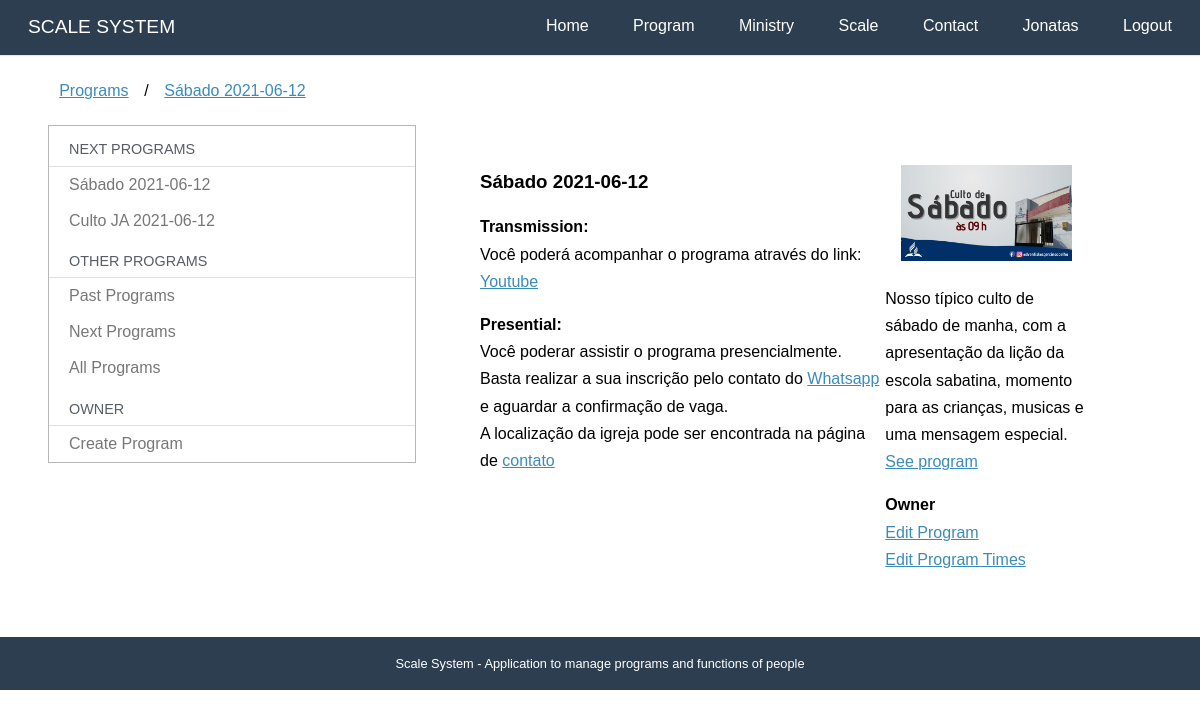
/programs/42 (signed in), run on the app's committed database.
### accounts/models.py (models this page shows, shortened)
class User(AbstractBaseUser, PermissionsMixin):
    username = models.CharField(_('User Name'), max_length=30, unique=True,
        validators = [validators.RegexValidator(re.compile('^[\w.@+-]+$'),
            'O nome de usuário não pode conter letras, digitos ou os seguintes caracteres: @/./+/-/+')])
    email = models.EmailField(_('E-mail'), unique=True)
    name = models.CharField(_('Name'), max_length=100, blank=True)
    is_active = models.BooleanField(_('Is Active?'), blank=True, default=True)
    is_staff = models.BooleanField(_('Is Staff?'), blank=True, default=False)
    date_joined = models.DateTimeField(_('Entry date'), auto_now_add = True)
    first_access = models.BooleanField(_('Already logged in?'), blank=True, default=False)
    objects = UserManager()
    USERNAME_FIELD  = 'username'
    REQUIRED_FIELDS = ['email']
    def __str__(self):
        return self.name or self.username
    def get_full_name(self):
        return str(self)
    def get_first_name(self):
        return self.get_full_name().split()[0]
    class Meta:
        verbose_name= 'Usuário'
        verbose_name_plural = 'Usuários'
        ordering = ['username']

### programs/models.py (models this page shows, shortened)
class Program (models.Model):
    SATURDAY = 'SA'
    SATURDAYAFTERNOON = 'JA'
    WEDNESDAY = 'WE'
    SUNDAY = 'SN'
    FRIDAY = 'FR'
    SPECIAL = 'SP'
    WEEKPFPRAYER = 'WP'
    PROGRAMTYPES = [
        (SATURDAY, 'Saturday'),
        (SATURDAYAFTERNOON, 'Saturday afternoon'),
        (WEDNESDAY, 'Wednesday'),
        (SUNDAY,'Sunday'),
        (FRIDAY, 'Friday'),
        (SPECIAL, 'Special'),
        (WEEKPFPRAYER,'Week of Prayer')
    ]
    name = models.CharField(_("Name"), max_length=50, null=True,blank=True)
    type_name = models.CharField(
        max_length=2,
        choices=PROGRAMTYPES,
        default = SATURDAY
    )
    description = models.TextField(_('Simple Description'), blank=True)
    date = models.DateField(_("Date"), auto_now=False, auto_now_add=False, null=True,blank=False)
    image = models.ImageField(_("Image"), upload_to='program',null=True,blank=True)
    transmission = models.URLField(_("Transmission Link"), max_length=200,null=True,blank=True)
    room = models.URLField(_("Room Link"), max_length=200,null=True,blank=True)
    presential = models.BooleanField(_("Presential?"),default=False)
    iscription = models.BooleanField(_("Needs subscription?"),default=True)
    created_at = models.DateTimeField(_("Created at"), auto_now_add=True)
    updated_at = models.DateTimeField(_('Updated at'), auto_now=True)
    def typeprogram(self):
        for l in Program.PROGRAMTYPES:
            if l[0] == self.type_name:
                return _(l[1])
        return ""
    def __str__(self):
        return (self.name or self.typeprogram()) + ((' '+str(self.date)) if self.date else (" " + _("Template")))
    class Meta:
        verbose_name = _("Program")
        verbose_name_plural = _("Programs")
        ordering = ['date']

### programs/views.py (the view)
# urls.py: path('<int:program>', views.description,  name='description'),
def description(request, program):
    template_name = "programs/description.html"
    pg = get_object_or_404(Program.objects,pk=program)
    context = {'program':pg}
    context['resume'] = utils.resume_programs()
    return render(request, template_name, context)

### core/templatetags/call_method.py (called while the page is built)
@register.filter(name='has_group')
def has_group(user, group_name):
    return user.groups.filter(name=group_name).exists()

@register.filter(name='has_ministry')
def has_ministry(user):
    if my_engaged(user) or my_ministries(user):
        return True
    return False

### ministries/utils.py (called while the page is built)
def my_engaged(user):
    def m(x):
        return [x.ministry]
    def r(x,a):
        if x[0] and x[0] not in a:
            a.append(x[0])
        return a
    functions = list(Function.objects.filter(people = user))
    prog = ProgramTime.objects.filter(person = user, program__date__gte = datetime.date.today())
    for pg in prog:
        functions.append(pg.func())
    if functions:
        return reduce(r,map(m,functions))
    else:
        return []

### programs/utils.py (called while the page is built)
def resume_programs():
    return Program.objects.filter(date__gte = date.today())[:3]

### programs/templates/programs/description.html (shortened to what this page needs)
{% extends "programs/dashboard.html" %}
{% load i18n static %}
{% block breadcrumb %}
{{ block.super }}
<li>/</li>
<li><a href="{% url 'programs:description' program.pk %}">{{program}}</a></li>
{% endblock %}
{% block dashboard_content %}
<div class="pure-g-r content-ribbon">
    <div class="pure-u-2-3">
        <h3>{{program}}</h3>
        {% block description_content %}
        <div>
            {% if program.transmission %}
            <p>
                <strong>{% translate "Transmission:"%}</strong><br>
                Você poderá acompanhar o programa através do link:
                <a href="{{program.transmission}}">Youtube</a>
            </p>
            {% endif %}
            {% if program.presential %}
            <p>
                <strong>{% translate "Presential:"%}</strong><br>
                Você poderar assistir o programa presencialmente.
                {% if program.iscription %}
                Basta realizar a sua inscrição pelo contato do
                <a href="#">Whatsapp</a> e aguardar a confirmação
                de vaga.
                {% endif %}
                <br>A localização da igreja pode ser encontrada na página de
                <a href="{% url 'core:contact' %}">contato</a>
            </p>
            {% endif %}
        </div>
        {% endblock %}
    </div>
    <div class="pure-u-1-3">
        <div class="l-box">
            {% if program.image %}
            <img src="{{ program.image.url }}" alt="{{ program }}" />
            {% else %}
            <img src="{% static 'programs/img/400x250.png' %}" alt="{{ program }}" />
            {% endif %}
        </div>
        <p> {{program.description}}<br>
            {% block cross_link %}
            <a href="{% url 'programs:program' program.pk %}">{% translate "See program" %}</a>
            {% endblock %}
        </p>
        {% if perms.programs.change_program %}
        <p>
            <strong>{% translate "Owner"%}</strong><br>
            <a href="{% url 'programs:edit' program.pk %}">{% translate "Edit Program"%}</a><br>
            <a href="{% url 'programs:edit-time' program.pk %}">{% translate "Edit Program Times"%}</a>
        </p>
        {% endif %}
    </div>
</div>
{% endblock %}

### programs/templates/programs/dashboard.html
{% extends "base.html" %}
{% load i18n %}
{% block content %}
<div class="pure-g-r content-ribbon">
    <div class="pure-u-1">
        <ul class="breadcrumb">
            {% block breadcrumb %}
            <li><a href="{% url 'programs:dashboard' %}">{% translate "Programs" %}</a></li>
            {% endblock %}
        </ul>
    </div>
    <div class="pure-u-1-3">
        <div class="pure-menu pure-menu-open">
            <a class="pure-menu-heading">{% translate "Next Programs" %}</a>
            <ul>
                {% if resume %}
                {% for pg in resume %}
                <li><a href="{% url 'programs:description' pg.pk %}">{{pg}}</a></li>
                {% endfor %}
                {% else %}
                {% translate "There are no one programs soon" %}
                {% endif %}
                <li class="pure-menu-heading">{% translate "Other Programs" %}</li>
                <li><a href="{% url 'programs:past' %}">{% translate "Past Programs" %}</a></li>
                <li><a href="{% url 'programs:next' %}">{% translate "Next Programs" %}</a></li>
                <li><a href="{% url 'programs:all' %}">{% translate "All Programs" %}</a></li>
                {% if perms.programs.add_program %}
                <li class="pure-menu-heading">{% translate "Owner" %}</li>
                <li><a href="{% url 'programs:register' %}">{% translate "Create Program" %}</a></li>
                {% endif %}
            </ul>
        </div>
    </div>
    <div class="pure-u-2-3">
        <div class="inner">
            {% block dashboard_content %}
            {% endblock %}
        </div>
    </div>
</div>
{% endblock %}

### core/templates/base.html (shortened to what this page needs)
<!doctype html>
{% load static %}
{% load i18n call_method%}
<html lang="en">
<head>
    <link rel="stylesheet" href="{% static 'core/css/pure-min.css' %}">
    <link rel="stylesheet" href="{% static 'core/css/styles.css' %}" />
</head>
<body>
    <div class="header">
        <div class="home-menu pure-menu pure-menu-open pure-menu-horizontal pure-menu-fixed">
            <a class="pure-menu-heading" href="{% url 'core:home' %}">{% translate "SCALE SYSTEM"%}</a>
            <ul>
                <li class="pure-menu-selected"><a href="{% url 'core:home' %}">{% translate "Home" %}</a></li>
                <li><a href="{% url 'programs:dashboard' %}">{% translate "Program" %}</a></li>
                {% if user.is_authenticated %}
                <li><a href="{% url 'ministries:dashboard' %}">{% translate "Ministry" %}</a></li>
                {% if user|has_ministry %}
                <li><a href="{% url 'scales:dashboard' %}">{% translate "Scale" %}</a></li>
                {% endif %}
                {% endif %}
                <li><a href="{% url 'core:contact' %}">{% translate "Contact" %}</a></li>
                {% if user.is_authenticated %}
                <li><a href="{% url 'accounts:dashboard' %}">{{user.get_first_name}}</a></li>
                <li><a href="{% url 'accounts:logout' %}">{% translate "Logout" %}</a></li>
                {% else %}
                <li><a href="{% url 'accounts:login' %}">{% translate "Login" %}</a></li>
                {% endif %}
            </ul>
        </div>
    </div>
    <div class="content">
        {% block content %}{% endblock %}
        <div class="footer">
            {% translate 'Scale System - Application to manage programs and functions of people' %}
        </div>
    </div>
</body>
</html>

### core/static/core/css/pure-min.css (style rules this page uses)
html { font-size:100%;-ms-text-size-adjust:100%;-webkit-text-size-adjust:100% }
html,button,input,select,textarea { font-family:sans-serif }
body { margin:0 }
h3 { font-size:1.17em;margin:1em 0 }
b,strong { font-weight:700 }
p,pre { margin:1em 0 }
dl,menu,ol,ul { margin:1em 0 }
menu,ol,ul { padding:0 0 0 40px }
img { border:0;-ms-interpolation-mode:bicubic }
.pure-u-1,.pure-u-1-2,.pure-u-1-3,.pure-u-2-3,.pure-u-1-4,.pure-u-3-4,.pure-u-1-5,.pure-u-2-5,.pure-u-3-5,.pure-u-4-5,.pure-u-1-6,.pure-u-5-6,.pure-u-1-8,.pure-u-3-8,.pure-u-5-8,.pure-u-7-8,.pure-u-1-12,.pure-u-5-12,.pure-u-7-12,.pure-u-11-12,.pure-u-1-24,.pure-u-5-24,.pure-u-7-24,.pure-u-11-24,.pure-u-13-24,.pure-u-17-24,.pure-u-19-24,.pure-u-23-24 { display:inline-block;*display:inline;zoom:1;letter-spacing:normal;word-spacing:normal;vertical-align:top;text-rendering:auto }
.pure-u-1 { width:100% }
.pure-u-1-3 { width:33.3333%;*width:33.3023% }
.pure-u-2-3 { width:66.6667%;*width:66.6357% }
.pure-g-r { letter-spacing:-.31em;*letter-spacing:normal;*word-spacing:-.43em;font-family:FreeSans,Arimo,"Droid Sans",Helvetica,Arial,sans-serif;display:-webkit-flex;-webkit-flex-flow:row wrap;display:-ms-flexbox;-ms-flex-flow:row wrap }
.pure-g-r [class *="pure-u"] { font-family:sans-serif }
.pure-g-r img { max-width:100%;height:auto }
.pure-menu ul { position:absolute;visibility:hidden }
.pure-menu.pure-menu-open { visibility:visible;z-index:2;width:100% }
.pure-menu ul { left:-10000px;list-style:none;margin:0;padding:0;top:-10000px;z-index:1 }
.pure-menu>ul { position:relative }
.pure-menu-open>ul { left:0;top:0;visibility:visible }
.pure-menu li { position:relative }
.pure-menu a,.pure-menu .pure-menu-heading { display:block;color:inherit;line-height:1.5em;padding:5px 20px;text-decoration:none;white-space:nowrap }
.pure-menu.pure-menu-horizontal>.pure-menu-heading { display:inline-block;*display:inline;zoom:1;margin:0;vertical-align:middle }
.pure-menu.pure-menu-horizontal>ul { display:inline-block;*display:inline;zoom:1;vertical-align:middle;height:2.4em }
.pure-menu li a { padding:5px 20px }
.pure-menu-fixed { position:fixed;top:0;left:0;width:100% }
.pure-menu-horizontal li { display:inline-block;*display:inline;zoom:1;vertical-align:middle }
.pure-menu.pure-menu-open,.pure-menu.pure-menu-horizontal li .pure-menu-children { background:#fff;border:1px solid #b7b7b7 }
.pure-menu.pure-menu-horizontal,.pure-menu.pure-menu-horizontal .pure-menu-heading { border:0 }
.pure-menu a { border:1px solid transparent;border-left:0;border-right:0 }
.pure-menu a,.pure-menu .pure-menu-can-have-children>li:after { color:#777 }
.pure-menu .pure-menu-heading { color:#565d64;text-transform:uppercase;font-size:90%;margin-top:.5em;border-bottom-width:1px;border-bottom-style:solid;border-bottom-color:#dfdfdf }
.pure-menu .pure-menu-selected a { color:#000 }
.pure-menu.pure-menu-open.pure-menu-fixed { border:0;border-bottom:1px solid #b7b7b7 }

### core/static/core/css/styles.css (style rules this page uses)
* { -webkit-box-sizing: border-box; -moz-box-sizing: border-box; box-sizing: border-box; }
body { margin: 0 auto; line-height: 1.7em; }
a { color: #3b8bba; }
.content { padding-top: 2em; }
.l-box { padding: 1em; }
.header { margin: 0 0; }
.header .pure-menu { padding: 0.5em; background-color: #2d3e50; }
.header .pure-menu a { color: #fff; }
.header .pure-menu-heading { float: left; }
.header ul { float: right; }
.home-menu { padding: 0.5em; text-align: left; box-shadow: 0 1px 1px rgba(0,0,0, 0.10); }
.home-menu.pure-menu-open { background: #2d3e50; }
.pure-menu.pure-menu-open.pure-menu-fixed { border-bottom: none; z-index: 4; }
.home-menu .pure-menu-heading { color: white; font-weight: 400; font-size: 120%; }
.home-menu .pure-menu-selected a { color: white; }
.home-menu a { color: #6FBEF3; }
.content .content-ribbon { margin: 1.5em 3em; }
.footer { background: #2d3e50; color: #fff; text-align: center; padding: 1em; font-size: 80%; }
.inner { padding: 0em 1em; }
.inner p { margin-top: 0; }
ul.breadcrumb { padding: 0; }
ul.breadcrumb li { display: inline-block; }
ul.breadcrumb li a { display: inline-block; padding: 0.3em 0.7em; }

### data on the page
User: get_first_name "Jonatas"
Program: name+type_name+date "Sábado 2021-06-12", image (picture), description "Nosso típico culto de sábado de manha, com a apresentação da lição da escola sabatina, momento para as crianças, musicas e uma mensagem especial."
Program: name+date "Culto JA 2021-06-12"
